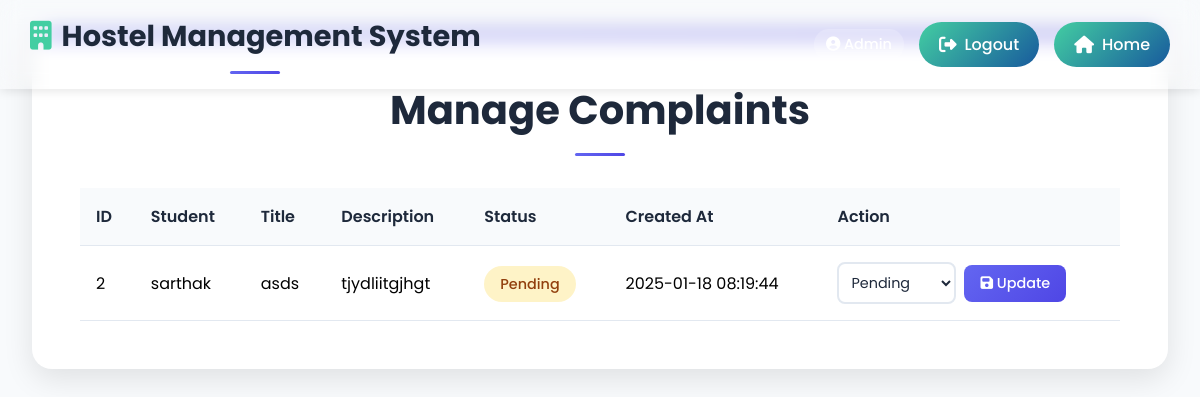
Screenshot of /admin/manage_complaints.php (signed in) with the database file from the repository.
### tables this page shows
CREATE TABLE `complaints` (
  `id` int(11) NOT NULL,
  `student_id` int(11) NOT NULL,
  `title` varchar(255) NOT NULL,
  `description` text NOT NULL,
  `status` enum('Pending','Processing','Resolved') DEFAULT 'Pending',
  `created_at` timestamp NOT NULL DEFAULT current_timestamp()
);

CREATE TABLE `users` (
  `id` int(11) NOT NULL,
  `name` varchar(100) NOT NULL,
  `email` varchar(100) NOT NULL,
  `password` varchar(255) NOT NULL,
  `role` enum('admin','student') DEFAULT 'student',
  `created_at` timestamp NOT NULL DEFAULT current_timestamp()
);

### admin/manage_complaints.php (the view, shortened to what this page needs)
<?php
include '../includes/header.php';
include '../includes/db_connect.php';
$complaints_query = "SELECT c.id, u.name, c.title, c.description, c.status, c.created_at
                     FROM complaints c
                     JOIN students s ON c.student_id = s.id
                     JOIN users u ON s.user_id = u.id";
$complaints_result = $conn->query($complaints_query);
?>
<!DOCTYPE html>
<html lang="en">
<head>
    <link rel="stylesheet" href="https://cdnjs.cloudflare.com/ajax/libs/font-awesome/6.4.0/css/all.min.css">
</head>
<body>
    <a href="dashboard.php" class="back-button">
    </a>
    <div class="complaints-container">
        <h1>Manage Complaints</h1>
        <table>
            <thead>
                <tr>
                    <th>ID</th>
                    <th>Student</th>
                    <th>Title</th>
                    <th>Description</th>
                    <th>Status</th>
                    <th>Created At</th>
                    <th>Action</th>
                </tr>
            </thead>
            <tbody>
                <?php while ($complaint = $complaints_result->fetch_assoc()): ?>
                    <tr>
                        <td><?php echo $complaint['id']; ?></td>
                        <td><?php echo htmlspecialchars($complaint['name']); ?></td>
                        <td><?php echo htmlspecialchars($complaint['title']); ?></td>
                        <td><?php echo htmlspecialchars($complaint['description']); ?></td>
                        <td>
                            <span class="status-badge status-<?php echo strtolower($complaint['status']); ?>">
                                <?php echo htmlspecialchars($complaint['status']); ?>
                            </span>
                        </td>
                        <td><?php echo htmlspecialchars($complaint['created_at']); ?></td>
                        <td>
                            <form method="POST" class="action-form">
                                <select name="status" required>
                                    <option value="Pending" <?php if ($complaint['status'] === 'Pending') echo 'selected'; ?>>Pending</option>
                                </select>
                                <button type="submit">
                                    <i class="fas fa-save"></i> Update
                                </button>
                            </form>
                        </td>
                    </tr>
                <?php endwhile; ?>
            </tbody>
        </table>
    </div>
</body>
</html>

### includes/header.php (style rules this page uses)
body { margin: 0; padding: 0; font-family: 'Roboto', sans-serif; }

### admin/manage_complaints.php (style rules this page uses)
:root { --primary-color: #6366f1; --secondary-color: #1e293b; --accent-color: #f43f5e; --background-color: #f8fafc; --text-color: #1e293b; --gradient: linear-gradient(135deg, #6366f1, #4f46e5); }
* { margin: 0; padding: 0; box-sizing: border-box; font-family: 'Poppins', sans-serif; }
body { background: var(--background-color); min-height: 100vh; padding: 2rem; }
.complaints-container { background: white; padding: 3rem; border-radius: 20px; box-shadow: 0 10px 30px rgba(0,0,0,0.1); max-width: 1200px; margin: 0 auto; position: relative; overflow: hidden; }
.complaints-container::before { content: ''; position: absolute; top: 0; left: 0; width: 100%; height: 5px; background: var(--gradient); }
h1 { color: var(--secondary-color); text-align: center; margin-bottom: 2rem; font-size: 2.5rem; position: relative; padding-bottom: 1rem; }
h1::after { content: ''; position: absolute; bottom: 0; left: 50%; transform: translateX(-50%); width: 50px; height: 3px; background: var(--gradient); border-radius: 2px; }
table { width: 100%; border-collapse: separate; border-spacing: 0; margin-top: 2rem; }
th, td { padding: 1rem; text-align: left; border-bottom: 1px solid #e2e8f0; }
th { background: #f8fafc; color: var(--secondary-color); font-weight: 600; }
.status-badge { padding: 0.5rem 1rem; border-radius: 50px; font-size: 0.9rem; font-weight: 500; }
.status-pending { background: #fef3c7; color: #92400e; }
.action-form { display: flex; gap: 0.5rem; align-items: center; }
select { padding: 0.5rem; border: 2px solid #e2e8f0; border-radius: 8px; font-size: 0.9rem; color: var(--secondary-color); background: white; cursor: pointer; transition: all 0.3s ease; }
button { padding: 0.5rem 1rem; background: var(--gradient); color: white; border: none; border-radius: 8px; font-size: 0.9rem; font-weight: 500; cursor: pointer; transition: all 0.3s ease; }
.back-button { position: absolute; top: 2rem; left: 2rem; color: var(--secondary-color); text-decoration: none; display: flex; align-items: center; gap: 0.5rem; font-weight: 500; transition: all 0.3s ease; }

### rows the page displays
complaints: id "2", users.name "sarthak", title "asds", description "tjydliitgjhgt", status "Pending", created_at "2025-01-18 08:19:44"

### other values shown
$_SESSION['user']['role'] "Admin"
